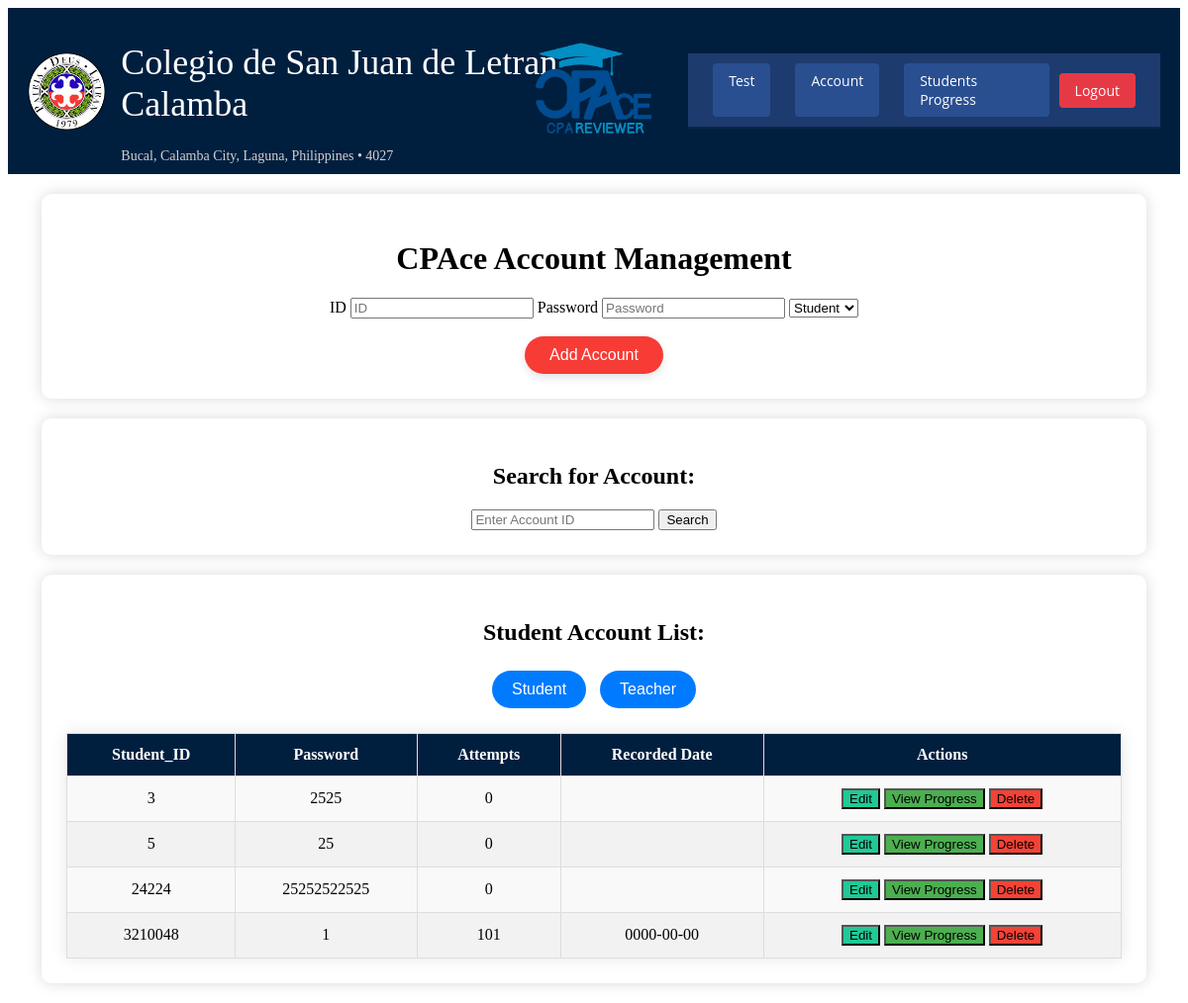
Screenshot of /AdminHP.php with the database file from the repository.
### tables this page shows
CREATE TABLE `accounts` (
  `ID` int(11) NOT NULL,
  `Account_ID` int(25) NOT NULL,
  `password` varchar(255) NOT NULL,
  `attempts` int(50) NOT NULL,
  `Date_Started` varchar(50) NOT NULL,
  `Categories` varchar(255) NOT NULL
);

### web/AdminHP.php (the view, shortened to what this page needs)
<!DOCTYPE html>
<html lang="en">
<head>
    <link href="Style/admin.css" rel="stylesheet" type="text/css">
    <link href="https://db.onlinewebfonts.com/c/be6ee7dae05b1862ef6f63d5e2145706?family=Monotype+Old+English+Text+W01" rel="stylesheet">
</head>
<body>
<div class="header-top">
    <div class="header-left">
        <div class="logo"></div>
        <div class="school-info">
            <h1>Colegio de San Juan de Letran Calamba</h1>
            <p>Bucal, Calamba City, Laguna, Philippines • 4027</p>
        </div>
           <div class="header-center">
        <img src="Style/cpace1.png" alt="CPAce Icon" class="header-icon" />
    </div>
    </div>
    <div class="taskbar">
        <div class="taskbar-center">
            <a href="list.php" class="taskbar-button">Test</a>
            <a href="admin.php" class="taskbar-button">Account</a>
            <a href="student_score.php" class="taskbar-button">Students Progress</a>
        </div>
        <div class="taskbar-right">
            <a href="index.php" class="taskbar-button logout">Logout</a>
        </div>
    </div>
</div>
<form class="section" action="AccountingA.php" method="post">
    <h1>CPAce Account Management</h1>
    <label>ID</label>
    <input id="name" name="account_ID" type="text" placeholder="ID" autofocus />
    <label>Password</label>
    <input id="skill" name="password" type="text" placeholder="Password" />
    <select id="title" name="role">
        <option value="student">Student</option>
    </select>
    <br /><br />
    <input class="btn" type="submit" value="Add Account" />
</form>
<div class="section">
    <h2>Search for Account:</h2>
    <form method="get" action="">
        <input type="text" name="search" placeholder="Enter Account ID" />
        <input type="submit" value="Search" />
    </form>
</div>
<div class="section">
    <h2>Student Account List:</h2>
    <button class="toggle-btn" onclick="toggleTable('table1')">Student</button>
    <button class="toggle-btn" onclick="toggleTable('table2')">Teacher</button>
    <table id="table1" class="table">
        <thead>
            <tr>
                <th>Student_ID</th>
                <th>Password</th>
                <th>Attempts</th>
                <th>Recorded Date</th>
                <th>Actions</th>
            </tr>
        </thead>
        <tbody>
            <?php
                $servername = "localhost";
                $username = "root";
                $password = "";
                $database = "cpa";
                $connection = new mysqli($servername, $username, $password, $database);
                $sql = "
                  SELECT accounts.ID, accounts.Account_ID, accounts.password,
                         COUNT(score_history.student_id) AS attempts,
                         MAX(score_history.recorded_date) AS latest_recorded_date
                  FROM accounts
                  LEFT JOIN score_history ON accounts.Account_ID = score_history.student_id
                  WHERE accounts.categories = 'student'
                ";
                $sql .= " GROUP BY accounts.Account_ID";
                $result = $connection->query($sql);
                while ($row = $result->fetch_assoc()) {
                    echo "
                    <tr>
                    <form method='POST' action='Acc_UpdateA.php'>
                        <td>{$row['Account_ID']}</td>
                        <td>{$row['password']}</td>
                        <td>{$row['attempts']}</td>
                        <td>{$row['latest_recorded_date']}</td>
                        <td>
                            <button type='button' onclick='editRowTable1(this.closest(\"tr\"))' style='background-color: #20c997;'>Edit</button>
                            <a href='algoResultA.php?id={$row['Account_ID']}'><button type='button' style='background-color: #4CAF50;'>View Progress</button></a>
                            <a href='DeleteA.php?id={$row['Account_ID']}'><button type='button' style='background-color: #f44336;'>Delete</button></a>
                        </td>
                        <input type='hidden' name='account_ID' value='{$row['Account_ID']}' />
                        <input type='hidden' name='password' value='{$row['password']}' />
                        <input type='hidden' name='ID' value='{$row['ID']}' />
                    </form>
                </tr>
                    ";
                }
            ?>
        </tbody>
    </table>
</div>
</body>
</html>

### web/Style/admin.css (style rules this page uses)
.header-top { display: flex; justify-content: space-between; align-items: center; background-color: #001f3f; color: white; padding: 10px 20px; position: relative; z-index: 10; }
.header-left { display: flex; align-items: center; }
.header-top .logo { width: 80px; height: 80px; background-image: url('logo.png'); background-size: contain; background-repeat: no-repeat; background-position: center; margin-right: 15px; }
.header-center { position: absolute; left: 50%; transform: translateX(-50%); text-align: center; }
.header-icon { max-height: 150px; object-fit: contain; }
.school-info { text-align: left; }
.school-info h1 { font-family: 'Monotype Old English Text W01', serif; font-size: 36px; font-weight: 350; color: #ffffff; }
.school-info p { font-size: 14px; margin: 0; color: #d0d0d0; }
.section { background: #ffffff; width: 90%; margin: 20px auto; padding: 25px; border-radius: 10px; box-shadow: 0px 0px 15px rgba(0, 0, 0, 0.15); text-align: center; }
.taskbar { display: flex; justify-content: center; align-items: center; background-color: #1d3b6e; padding: 10px 20px; border-bottom: 2px solid #12234e; position: sticky; top: 0; z-index: 5; }
.taskbar-center { display: flex; gap: 15px; justify-content: center; flex: 1; }
.taskbar-right { flex-shrink: 0; }
.taskbar-button { color: white; text-decoration: none; padding: 8px 16px; border-radius: 4px; font-family: 'Open Sans', sans-serif; font-size: 14px; background-color: #2a4f91; transition: background-color 0.3s ease; margin: 0 5px; }
.taskbar-button.logout { background-color: #e63946; }
.table { width: 100%; border-collapse: collapse; margin-top: 20px; font-size: 16px; box-shadow: 0px 0px 15px rgba(0, 0, 0, 0.1); background-color: #f9f9f9; }
.table th, .table td { padding: 12px 15px; border: 1px solid #ddd; text-align: center; }
.table th { background-color: #001f3f; color: #ffffff; font-weight: bold; }
.table tr:nth-child(even) { background-color: #f2f2f2; }
.btn { background-color: #F73B35; color: white; border: none; border-radius: 50px; padding: 10px 25px; font-size: 16px; cursor: pointer; box-shadow: 0px 4px 10px rgba(0, 0, 0, 0.1); transition: all 0.3s ease-in-out; }
.toggle-btn { background-color: #007bff; color: white; border: none; border-radius: 50px; padding: 10px 20px; font-size: 16px; cursor: pointer; margin: 5px; transition: all 0.3s ease-in-out; }

### rows the page displays
accounts: Account_ID "3", password "2525", attempts "0"
accounts: Account_ID "5", password "25", attempts "0"
accounts: Account_ID "24224", password "25252522525", attempts "0"
accounts: Account_ID "3210048", password "1", attempts "101", latest_recorded_date "0000-00-00"
